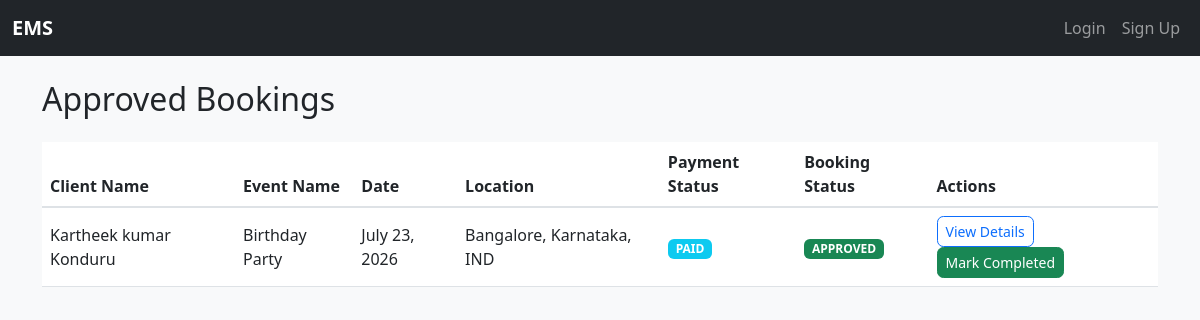
Page /accounts/organizer/bookings/ on the committed database.
### bookings/models.py (models this page shows, shortened)
class Booking(models.Model):
    BOOKING_STATUS_CHOICES = (
        ("PENDING", "Pending Approval"),
        ("APPROVED", "Approved"),
        ("REJECTED", "Rejected"),
        ("COMPLETED", "Completed"),
    )
    PAYMENT_CHOICES = (
        ("PAID", "Paid"),
        ("PENDING", "Pending"),
    )
    client = models.ForeignKey(
        User,
        on_delete=models.CASCADE,
        related_name="client_bookings",
    )
    organizer = models.ForeignKey(
        User,
        on_delete=models.SET_NULL,
        null=True,
        blank=True,
        related_name="organizer_bookings",
    )
    event = models.ForeignKey(Event, on_delete=models.CASCADE)
    event_date = models.DateField()
    event_time = models.TimeField(null=True, blank=True)
    location = models.CharField(max_length=255)
    requirements = models.TextField(blank=True)
    booking_status = models.CharField(
        max_length=20,
        choices=BOOKING_STATUS_CHOICES,
        default="PENDING",
    )
    payment_status = models.CharField(
        max_length=20,
        choices=PAYMENT_CHOICES,
        default="PENDING",
    )
    rejection_reason = models.TextField(blank=True)
    created_at = models.DateTimeField(auto_now_add=True)

### accounts/models.py (models this page shows, shortened)
class User(AbstractUser):
    ROLE_CLIENT = "CLIENT"
    ROLE_ORGANIZER = "ORGANIZER"
    ROLE_MANAGER = "MANAGER"
    ROLE_CHOICES = (
        (ROLE_CLIENT, "Client"),
        (ROLE_ORGANIZER, "Organizer"),
        (ROLE_MANAGER, "Manager"),
    )
    name = models.CharField(max_length=150, blank=True)
    role = models.CharField(max_length=20, choices=ROLE_CHOICES, default=ROLE_CLIENT)
    phone = models.CharField(max_length=15, blank=True, null=True)

### events/models.py (models this page shows, shortened)
class Event(models.Model):
    title = models.CharField(max_length=100)
    image = models.CharField(max_length=255, blank=True)
    description = models.TextField()
    price = models.DecimalField(max_digits=10, decimal_places=2)

### accounts/views.py (the view)
# urls.py: path("organizer/bookings/", views.public_organizer_dashboard, name="public_organizer_dashboard"),
def public_organizer_dashboard(request):
    bookings = Booking.objects.filter(booking_status="APPROVED").order_by("event_date")
    return render(request, "accounts/public_organizer_dashboard.html", {"bookings": bookings})

### accounts/templates/accounts/public_organizer_dashboard.html (shortened to what this page needs)
{% extends 'base.html' %}
{% block content %}
<div class="row">
    <div class="col-md-12">
        <h2 class="mb-4">Approved Bookings</h2>
        <div class="table-responsive">
            <table class="table table-hover align-middle">
                <thead>
                    <tr>
                        <th>Client Name</th>
                        <th>Event Name</th>
                        <th>Date</th>
                        <th>Location</th>
                        <th>Payment Status</th>
                        <th>Booking Status</th>
                        <th>Actions</th>
                    </tr>
                </thead>
                <tbody>
                    {% for booking in bookings %}
                        <tr>
                            <td>{{ booking.client.name|default:booking.client.username }}</td>
                            <td>{{ booking.event.title }}</td>
                            <td>{{ booking.event_date }}</td>
                            <td>{{ booking.location }}</td>
                            <td><span class="badge bg-info">{{ booking.payment_status }}</span></td>
                            <td><span class="badge bg-success">{{ booking.booking_status }}</span></td>
                            <td>
                                <a href="#" class="btn btn-sm btn-outline-primary" data-bs-toggle="modal" data-bs-target="#detailModal{{ booking.id }}">View Details</a>
                                <form method="post" action="{% url 'complete_booking' booking.id %}" style="display:inline;">
                                    <button type="submit" class="btn btn-sm btn-success">Mark Completed</button>
                                </form>
                            </td>
                        </tr>
                    {% empty %}
                        <tr><td colspan="7" class="text-center">No approved bookings yet.</td></tr>
                    {% endfor %}
                </tbody>
            </table>
        </div>
    </div>
</div>
{% endblock %}

### static/css/style.css (style rules this page uses)
body { background: #f8f9fa; color: #212529; }
.btn { border-radius: 0.4rem; }
.table thead th { border-bottom: 2px solid #dee2e6; }

### rows in the picture
Booking: client.name "Kartheek kumar Konduru", event "Birthday Party", event_date "July 23, 2026", location "Bangalore, Karnataka, IND", payment_status "PAID", booking_status "APPROVED"
